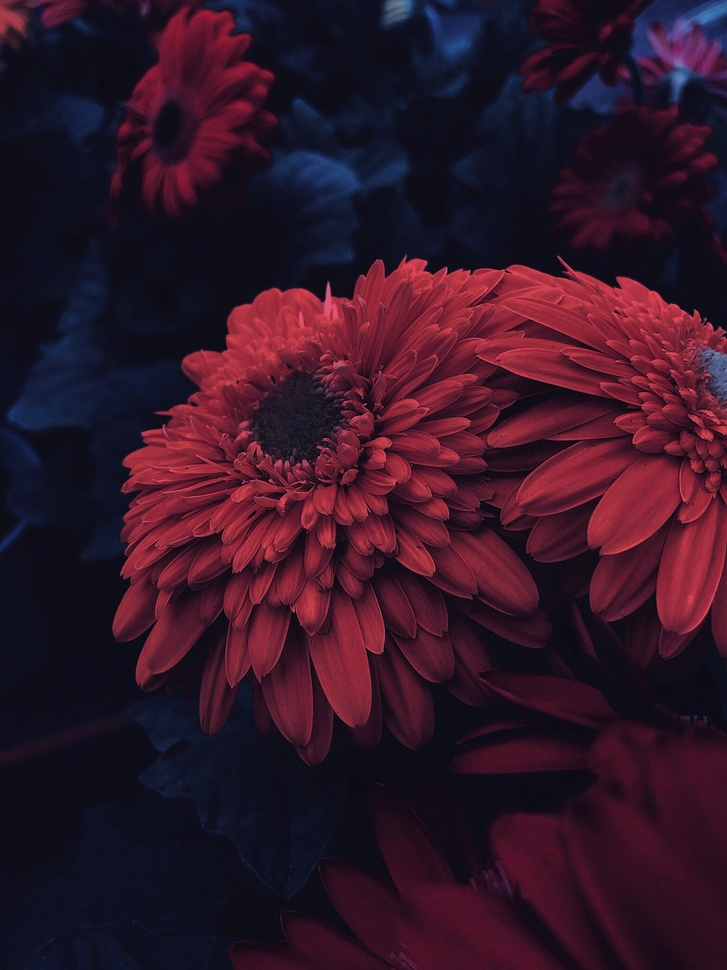
#> input picture Images/Image/image_1.jpg, 727 x 970 px, shrunk from 1536 x 2048 before the run
$ python paint_image_pil.py   (older library calls are emulated)
#> lines starting #> are read from the running program, lines starting #| are printed output that depends on the picture; after the words box and inside, x2 and y2 are one past the last pixel; in counts of white or black regions, pixels touching at a corner belong together
from PIL import Image
import random
import time
import os


# recreates given image in the style of a painting
def paint_image(image_path, quality=5, random_rotate=True, random_order=False, show=True, compare=True, save=False,
                track=True, background_colour=(25, 25, 25), border_size=0., border_colour=(230, 230, 230),
                watermark=False):
    if track:
        t0 = time.time()  # starts timer

    quality = int(quality)  # ensures quality is an integer from 1 to 5
    if quality < 1:
        quality = 1
    elif quality > 5:
        quality = 5
    if border_size < 0:  # ensures border size is not less than 0
        border_size = 0

    if track:
        print('Loading assets...')

    brush_path = 'Images/Main/brush_stroke_pil.png'
    image, pixels, image_width, image_height, image_brush, pixels_brush, brush_pixels, image_brush_width, \
        image_brush_height = load_images(image_path, brush_path)

    if track:
        print('Creating canvas...')

    image_new = create_canvas(image_width, image_height, background_colour, border_size, border_colour)

    if track:
        print('Painting image...')

    image_new = create_image(image_new, pixels, image_width, image_height, image_brush, pixels_brush, brush_pixels,
                             image_brush_height, image_brush_width, quality, random_rotate, random_order,
                             border_size, track, watermark)

    if track:
        t1 = time.time()  # stops timer
        time_taken = str(t1 - t0)
        print('Time taken:', time_taken[:5] + 's')  # time taken

    if show:
        image_new.show()  # displays image

    if save:
        new_path = get_new_path(image_path)
        image_new.save(new_path)  # saves new image

        if track:
            print('Image saved.')

    if compare:
        image_compare = compare_images(image, image_new, border_size, border_colour)  # compares images
        if show:
            image_compare.show()  # displays image
        if save:
            new_path = get_new_path(image_path)
            image_compare.save(new_path)  # saves new image

            if track:
                print('Image comparison saved.')

    if compare:
        return image_new, image_compare
    else:
        return image_new


# determines next available file path name
def get_new_path(image_path):
    file_number = 1
    while os.path.isfile(image_path[:-4] + f'_new_{file_number}' + image_path[-4:]):  # checks file existence
        file_number += 1
    new_path = image_path[:-4] + f'_new_{file_number}' + image_path[-4:]

    return new_path


# loads all required assets
def load_images(image_path, brush_path):
#> called with image_path = 'Images/Image/image_1.jpg', brush_path = 'Images/Main/brush_stroke_pil.png'
    image = Image.open(image_path)  # opens original image
#> image is the input picture: PIL image 727x970 RGB; mean R, G, B 51.5, 21.9, 39.1
    image_width, image_height = image.size  # width and height of original image
#> image_width = 727; image_height = 970
    pixels = image.load()  # loads image for indexing

    # for brush_path in brush_paths:
    image_brush = Image.open(brush_path)  # opens brush image
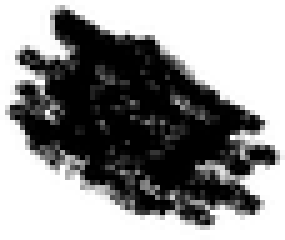
#> input picture Images/Main/brush_stroke_pil.png, 57 x 48 px, shrunk from 120 x 102 before the run (shown 5 times larger)
#> image_brush is the input picture: PIL image 57x48 RGBA; mean R, G, B, A 0, 0, 0, 111.5
    image_brush_width, image_brush_height = image_brush.size  # width and height of brush image
#> image_brush_width = 57; image_brush_height = 48
    pixels_brush = image_brush.load()  # loads image for indexing

    brush_pixels = []  # empty list for brush pixels
    for col in range(image_brush_width):  # loops through brush column pixels
        for row in range(image_brush_height):  # loops through brush rows pixels
            brush_colour = pixels_brush[col, row]  # gets colour of current brush pixel
            if brush_colour[3] == 255:  # checks opacity to find non-transparent pixels
                brush_pixels.append((col, row))  # records pixels
#> after the loop, brush_pixels = 457 pairs, first value 3 to 53, second value 3 to 42
#> in paint_image, `image, pixels, image_width, image_height, image_brush, pixels_brush, b..`: image_width = 727; image_height = 970; image_brush_width = 57; image_brush_height = 48

    return image, pixels, image_width, image_height, image_brush, pixels_brush, brush_pixels, image_brush_width, \
        image_brush_height


# creates new blank canvas
def create_canvas(image_width, image_height, background_colour, border_size, border_colour):
#> called with image_width = 727, image_height = 970, background_colour = (25, 25, 25), border_size = 0.1, border_colour = (230, 230, 230)
    if border_size == 0:
        image_new = Image.new('RGB', (image_width, image_height), background_colour)
    else:
        border_width = int(image_width * border_size / 2)
#> border_width = 36
        border_height = int(image_height * border_size / 2)
#> border_height = 48
        inner = Image.new('RGB', (image_width, image_height), background_colour)
#> inner: PIL image 727x970 RGB; every value is 25
        outer = Image.new('RGB', (image_width + 2 * border_width, image_height + 2 * border_height), border_colour)
#> outer: PIL image 799x1066 RGB; every value is 230
        outer.paste(inner, (border_width, border_height))
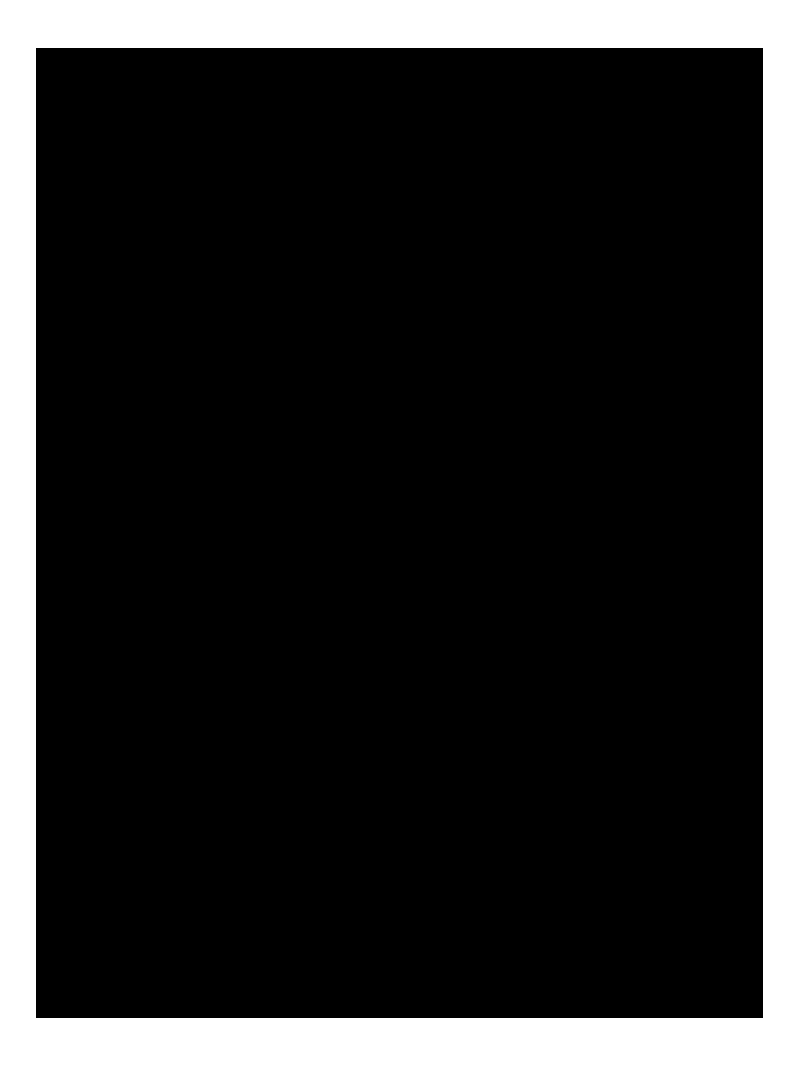
#> outer: PIL image 799x1066 RGB; values 25 (black) and 230 (white), 17.2% white; 1 white region, box (x1, y1, x2, y2) and area: (0, 0, 799, 1066) 146544
        image_new = outer

    return image_new


# creates new image
def create_image(image_new, pixels, image_width, image_height, image_brush, pixels_brush, brush_pixels,
                 image_brush_height, image_brush_width, quality, random_rotate, random_order, border_size,
                 track, watermark):
#> called with image_width = 727, image_height = 970, image_brush_height = 48, image_brush_width = 57, quality = 5, random_rotate = True, random_order = False, border_size = 0.1
    image_brush_width_new = 125 - ((quality - 1) * 25)  # new dimensions for brush image retaining original ratio
    image_brush_height_new = int(image_brush_width_new * (image_brush_height / image_brush_width))
#> image_brush_height_new = 21
    spacing = (int(image_brush_width_new / 2.5), int(image_brush_height_new / 2.5))
#> spacing = (10, 8)

    coords = []  # empty list for coordinates
    for col in range(0, image_width, spacing[0]):  # loops through image column pixels
        for row in range(0, image_height, spacing[1]):  # loops through image rows pixels
            coords.append((col, row))  # records all coordinates
    if random_order:
        coords = random.sample(coords, len(coords))  # randomizes order of coordinates

    percentage = 5  # initial percentage tracker
    for coord in coords:  # loops through list of coordinates
        if track:
            percentage_temp = int(coords.index(coord) / len(coords) * 100)
            if percentage_temp > percentage:  # percentage complete tracker
                print(str(percentage) + '%')
                percentage += 5

        pixel_colour = pixels[coord[0], coord[1]]  # gets colour of current image pixel
        for pix in brush_pixels:
            pixels_brush[pix] = pixel_colour  # colours brush stroke

        # re sizes brush stoke
        image_brush_temp = image_brush.resize((image_brush_width_new, image_brush_height_new), Image.ANTIALIAS)
        if random_rotate:
            image_brush_temp = image_brush_temp.rotate(random.randint(-90, 90))  # randomly rotates brush stroke
        image_new.paste(image_brush_temp, (coord[0] - int(image_brush_width_new / 3) +
                                           int(border_size * image_width * 0.5),
                                           coord[1] - int(image_brush_height_new / 3) +
                                           int(border_size * image_height * 0.5)),
                        image_brush_temp.convert('RGBA'))  # pastes resized coloured brush onto canvas
#> this loop made 8906 passes
#> pass 1, in create_image, `image_brush_temp = image_brush_temp.rotate(random.randint(-90, 90))`:
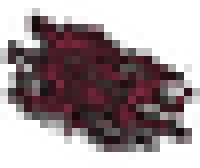
#> image_brush_temp: PIL image 25x21 RGBA (shown 8 times larger); mean R, G, B, A 24.4, 7.7, 11.5, 112.3; transparent parts drawn white
#> after the loop:
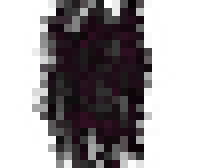
#> image_brush_temp: PIL image 25x21 RGBA (shown 8 times larger); mean R, G, B, A 8.4, 2.6, 5.9, 106.5; transparent parts drawn white
#> after the loop:
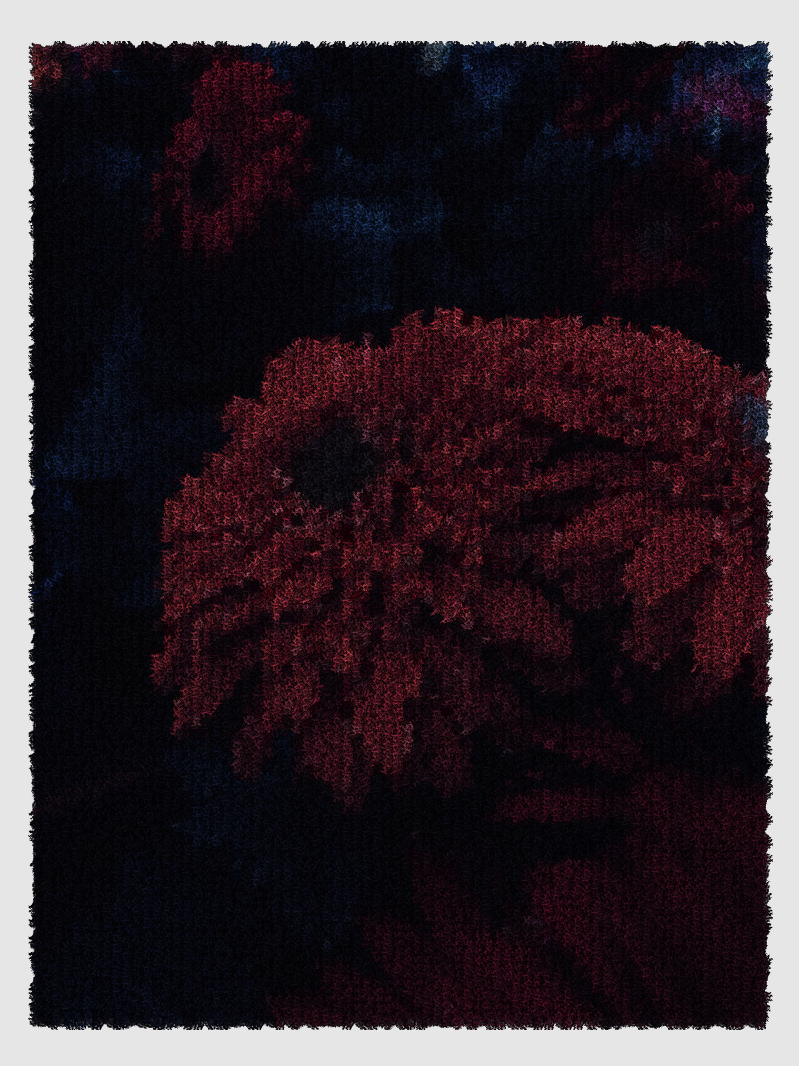
#> image_new: PIL image 799x1066 RGB; mean R, G, B 51.9, 41.6, 47.6
#> after the loop, percentage = 100

    if watermark:  # adds watermark to image
        water_image = Image.open('Images/Main/watermark.png')  # loads watermark image
        water_scale = int(image_width * 0.075 / water_image.width)  # scales watermark image
        water_image = water_image.resize((water_scale * water_image.width,
                                          water_scale * water_image.height), Image.ANTIALIAS)
        image_new.paste(water_image, (image_new.width - int(water_image.width * 1.25 +
                                                            border_size * image_width * 0.5),
                                      image_new.height - int(water_image.height * 1.25 +
                                                             border_size * image_height * 0.5)))

    return image_new


# creates collage of original and new image
def compare_images(image, image_new, border_size, border_colour):
#> called with border_size = 0.1, border_colour = (230, 230, 230)
    gap = 100  # space between images
    if border_size == 0:
        image_colour = (255, 255, 255)
    else:
        image_colour = border_colour
    image_compare = Image.new('RGB', (image_new.width * 2 + gap, image_new.height), image_colour)  # blank canvas
#> image_compare: PIL image 1698x1066 RGB; every value is 230
    # pastes original image
    image_compare.paste(image, (int((image_new.width - image.width) / 2), int((image_new.height - image.height) / 2)))
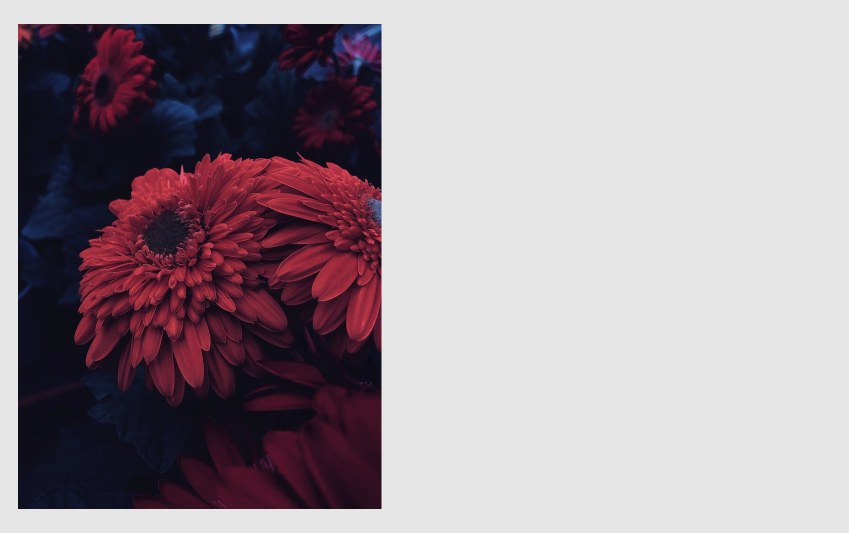
#> image_compare: PIL image 1698x1066 RGB (shown at 1/2 size); mean R, G, B 160.4, 148.9, 155.6
    image_compare.paste(image_new, (image_new.width + gap, 0))  # pastes new image
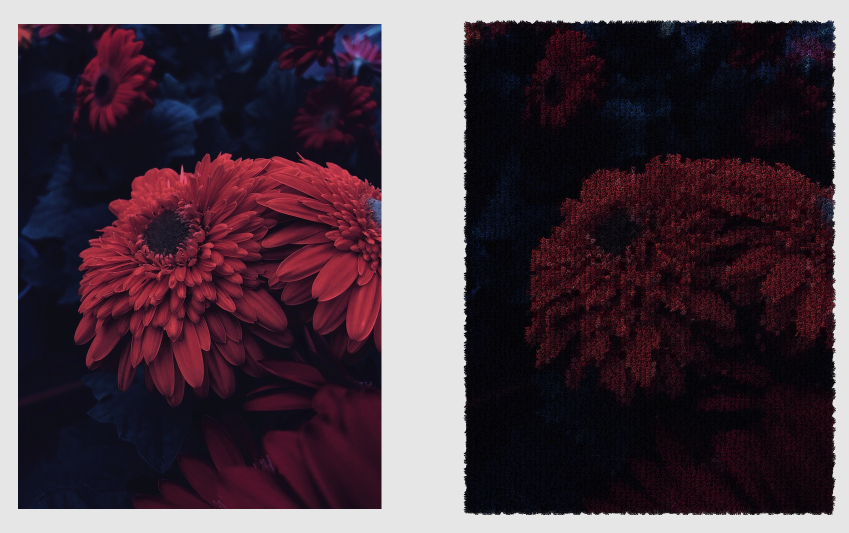
#> image_compare: PIL image 1698x1066 RGB (shown at 1/2 size); mean R, G, B 76.6, 60.3, 69.8

    return image_compare


if __name__ == '__main__':
    paint_image(image_path='Images/Image/image_1.jpg', quality=5, random_rotate=True, random_order=False,
                show=True, compare=True, save=False, track=True, background_colour=(25, 25, 25),
                border_size=0.1, border_colour=(230, 230, 230), watermark=False)
